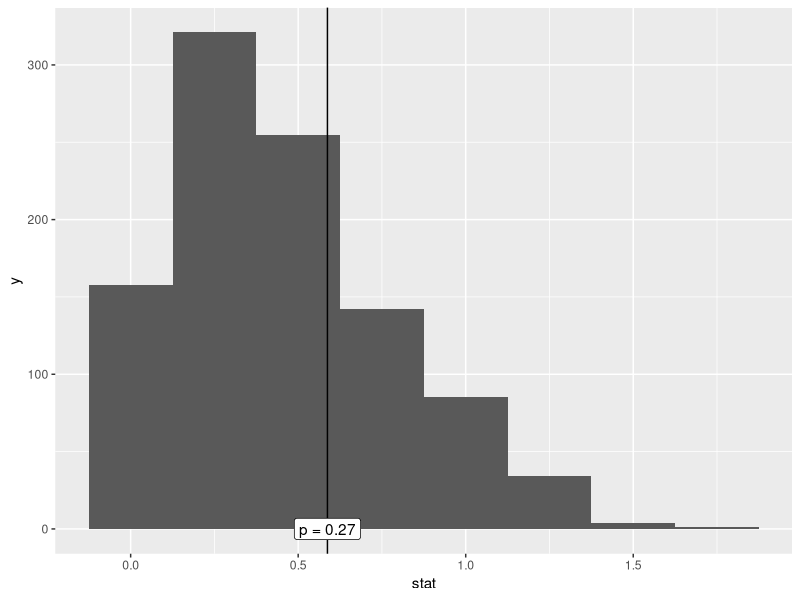

Write the R code that produced this figure.
## ---- chunk 1
library(tidyverse)
## ---- chunk 2
df = read_csv('data/class_survey_simplified.csv')
## ---- chunk 3
df |>
    group_by(language) |>
    summarize(comfort = mean(comfort_coding))
## ---- chunk 4
r_coders = df |>
    filter(language == "R")
py_coders = df |>
    filter(language == "Python")
r_mean = mean(r_coders$comfort_coding)
py_mean = mean(py_coders$comfort_coding)
abs(r_mean - py_mean)
## ---- chunk 5
get_test_stat = function(frame) {
    r_coders = frame |>
        filter(language == "R")
    py_coders = frame |>
        filter(language == "Python")
    r_mean = mean(r_coders$comfort_coding)
    py_mean = mean(py_coders$comfort_coding)
    return(abs(r_mean - py_mean))
}
get_test_stat(df)
## ---- chunk 6
sim_once = function() {
    stat = df |>
        mutate(language = sample(language)) |>
        get_test_stat()
    return(stat)
}
## ---- chunk 7
replicate(10, sim_once())
## ---- chunk 8
observed_stat = get_test_stat(df)
null_dist = replicate(1000, sim_once())
p = mean(null_dist > observed_stat)
## ---- chunk 9
label_text = paste("p =", round(p, 2))
data.frame(stat = null_dist) |>
    ggplot(aes(x=stat)) +
    geom_histogram(binwidth=0.25) +
    geom_vline(xintercept=observed_stat) +
    annotate("label", x = observed_stat, y = 0, label = label_text)
